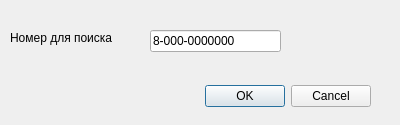
<?xml version="1.0" encoding="UTF-8"?>
<ui version="4.0">
 <class>number</class>
 <widget class="QDialog" name="number">
  <property name="geometry">
   <rect>
    <x>0</x>
    <y>0</y>
    <width>400</width>
    <height>125</height>
   </rect>
  </property>
  <property name="windowTitle">
   <string>Dialog</string>
  </property>
  <widget class="QDialogButtonBox" name="buttonBox">
   <property name="geometry">
    <rect>
     <x>30</x>
     <y>80</y>
     <width>341</width>
     <height>32</height>
    </rect>
   </property>
   <property name="orientation">
    <enum>Qt::Horizontal</enum>
   </property>
   <property name="standardButtons">
    <set>QDialogButtonBox::Cancel|QDialogButtonBox::Ok</set>
   </property>
  </widget>
  <widget class="QLabel" name="label">
   <property name="geometry">
    <rect>
     <x>10</x>
     <y>30</y>
     <width>121</width>
     <height>16</height>
    </rect>
   </property>
   <property name="text">
    <string>Номер для поиска</string>
   </property>
  </widget>
  <widget class="QLineEdit" name="lineEdit">
   <property name="geometry">
    <rect>
     <x>150</x>
     <y>30</y>
     <width>131</width>
     <height>22</height>
    </rect>
   </property>
   <property name="inputMask">
    <string>8-000-0000000</string>
   </property>
   <property name="text">
    <string>8-000-0000000</string>
   </property>
  </widget>
 </widget>
 <resources/>
 <connections>
  <connection>
   <sender>buttonBox</sender>
   <signal>accepted()</signal>
   <receiver>number</receiver>
   <slot>accept()</slot>
   <hints>
    <hint type="sourcelabel">
     <x>248</x>
     <y>254</y>
    </hint>
    <hint type="destinationlabel">
     <x>157</x>
     <y>274</y>
    </hint>
   </hints>
  </connection>
  <connection>
   <sender>buttonBox</sender>
   <signal>rejected()</signal>
   <receiver>number</receiver>
   <slot>reject()</slot>
   <hints>
    <hint type="sourcelabel">
     <x>316</x>
     <y>260</y>
    </hint>
    <hint type="destinationlabel">
     <x>286</x>
     <y>274</y>
    </hint>
   </hints>
  </connection>
 </connections>
</ui>
